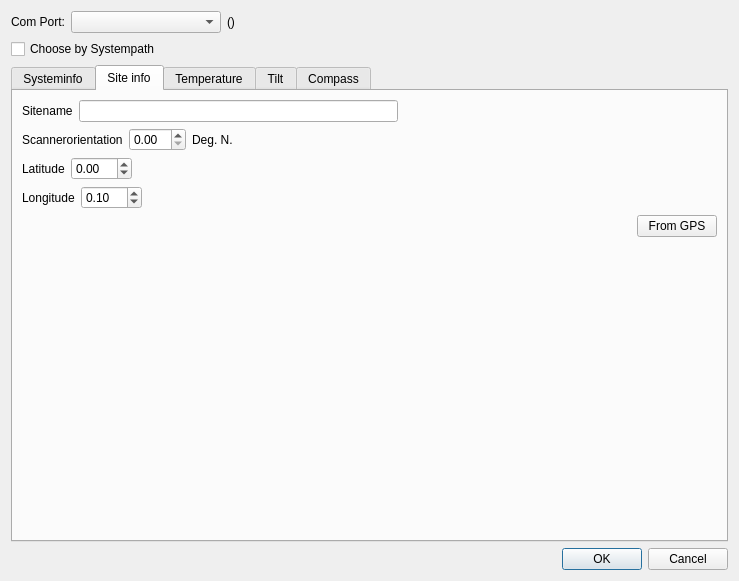
<?xml version="1.0" encoding="UTF-8"?>
<ui version="4.0">
 <class>TfrmTempctrl</class>
 <widget class="QDialog" name="TfrmTempctrl">
  <property name="geometry">
   <rect>
    <x>0</x>
    <y>0</y>
    <width>739</width>
    <height>581</height>
   </rect>
  </property>
  <property name="windowTitle">
   <string>Dialog</string>
  </property>
  <layout class="QGridLayout" name="gridLayout">
   <item row="0" column="0">
    <layout class="QVBoxLayout" name="verticalLayout_2">
     <item>
      <layout class="QVBoxLayout" name="verticalLayout_3">
       <item>
        <layout class="QHBoxLayout" name="horizontalLayout_2">
         <item>
          <widget class="QLabel" name="label_3">
           <property name="text">
            <string>Com Port:</string>
           </property>
          </widget>
         </item>
         <item>
          <widget class="QComboBox" name="cbCOMPort">
           <property name="minimumSize">
            <size>
             <width>150</width>
             <height>0</height>
            </size>
           </property>
           <property name="editable">
            <bool>false</bool>
           </property>
          </widget>
         </item>
         <item>
          <widget class="QLabel" name="lblFixedName">
           <property name="text">
            <string>()</string>
           </property>
          </widget>
         </item>
         <item>
          <spacer name="horizontalSpacer_2">
           <property name="orientation">
            <enum>Qt::Horizontal</enum>
           </property>
           <property name="sizeHint" stdset="0">
            <size>
             <width>40</width>
             <height>20</height>
            </size>
           </property>
          </spacer>
         </item>
        </layout>
       </item>
       <item>
        <widget class="QCheckBox" name="chbComBySysPath">
         <property name="text">
          <string>Choose by Systempath</string>
         </property>
        </widget>
       </item>
      </layout>
     </item>
     <item>
      <widget class="QTabWidget" name="tabWidget">
       <property name="enabled">
        <bool>true</bool>
       </property>
       <property name="currentIndex">
        <number>1</number>
       </property>
       <widget class="QWidget" name="tab">
        <attribute name="title">
         <string>Systeminfo</string>
        </attribute>
        <layout class="QGridLayout" name="gridLayout_5">
         <item row="0" column="0">
          <layout class="QVBoxLayout" name="verticalLayout_5">
           <property name="sizeConstraint">
            <enum>QLayout::SetMaximumSize</enum>
           </property>
           <item>
            <layout class="QHBoxLayout" name="horizontalLayout_5">
             <item>
              <spacer name="horizontalSpacer_4">
               <property name="orientation">
                <enum>Qt::Horizontal</enum>
               </property>
               <property name="sizeHint" stdset="0">
                <size>
                 <width>40</width>
                 <height>20</height>
                </size>
               </property>
              </spacer>
             </item>
             <item>
              <layout class="QVBoxLayout" name="verticalLayout_8">
               <item>
                <layout class="QHBoxLayout" name="loDeviceType">
                 <item>
                  <layout class="QHBoxLayout" name="horizontalLayout_27">
                   <item>
                    <spacer name="horizontalSpacer_20">
                     <property name="orientation">
                      <enum>Qt::Horizontal</enum>
                     </property>
                     <property name="sizeHint" stdset="0">
                      <size>
                       <width>40</width>
                       <height>20</height>
                      </size>
                     </property>
                    </spacer>
                   </item>
                   <item>
                    <widget class="QLabel" name="label_6">
                     <property name="text">
                      <string>Devicetype:</string>
                     </property>
                    </widget>
                   </item>
                  </layout>
                 </item>
                 <item>
                  <layout class="QHBoxLayout" name="horizontalLayout_26">
                   <item>
                    <widget class="QLabel" name="lblDeviceType">
                     <property name="text">
                      <string>-</string>
                     </property>
                    </widget>
                   </item>
                   <item>
                    <spacer name="horizontalSpacer_19">
                     <property name="orientation">
                      <enum>Qt::Horizontal</enum>
                     </property>
                     <property name="sizeHint" stdset="0">
                      <size>
                       <width>40</width>
                       <height>20</height>
                      </size>
                     </property>
                    </spacer>
                   </item>
                  </layout>
                 </item>
                </layout>
               </item>
               <item>
                <layout class="QHBoxLayout" name="loFirmwareHash">
                 <item>
                  <layout class="QHBoxLayout" name="horizontalLayout_23">
                   <item>
                    <spacer name="horizontalSpacer_17">
                     <property name="orientation">
                      <enum>Qt::Horizontal</enum>
                     </property>
                     <property name="sizeHint" stdset="0">
                      <size>
                       <width>40</width>
                       <height>20</height>
                      </size>
                     </property>
                    </spacer>
                   </item>
                   <item>
                    <widget class="QLabel" name="label_8">
                     <property name="text">
                      <string>Firmwarehash:</string>
                     </property>
                    </widget>
                   </item>
                  </layout>
                 </item>
                 <item>
                  <layout class="QHBoxLayout" name="horizontalLayout_22">
                   <item>
                    <widget class="QLabel" name="lblFirmwarehash">
                     <property name="text">
                      <string>-</string>
                     </property>
                    </widget>
                   </item>
                   <item>
                    <spacer name="horizontalSpacer_18">
                     <property name="orientation">
                      <enum>Qt::Horizontal</enum>
                     </property>
                     <property name="sizeHint" stdset="0">
                      <size>
                       <width>40</width>
                       <height>20</height>
                      </size>
                     </property>
                    </spacer>
                   </item>
                  </layout>
                 </item>
                </layout>
               </item>
               <item>
                <layout class="QHBoxLayout" name="loSerialNumber">
                 <item>
                  <layout class="QHBoxLayout" name="horizontalLayout_20">
                   <item>
                    <spacer name="horizontalSpacer_15">
                     <property name="orientation">
                      <enum>Qt::Horizontal</enum>
                     </property>
                     <property name="sizeHint" stdset="0">
                      <size>
                       <width>40</width>
                       <height>20</height>
                      </size>
                     </property>
                    </spacer>
                   </item>
                   <item>
                    <widget class="QLabel" name="label_10">
                     <property name="text">
                      <string>Serialnumber:</string>
                     </property>
                    </widget>
                   </item>
                  </layout>
                 </item>
                 <item>
                  <layout class="QHBoxLayout" name="horizontalLayout_19">
                   <item>
                    <widget class="QLabel" name="lblDeviceSerialNumber">
                     <property name="text">
                      <string>-</string>
                     </property>
                    </widget>
                   </item>
                   <item>
                    <spacer name="horizontalSpacer_16">
                     <property name="orientation">
                      <enum>Qt::Horizontal</enum>
                     </property>
                     <property name="sizeHint" stdset="0">
                      <size>
                       <width>40</width>
                       <height>20</height>
                      </size>
                     </property>
                    </spacer>
                   </item>
                   <item>
                    <widget class="QPushButton" name="btnSetSerialNumber">
                     <property name="text">
                      <string>config</string>
                     </property>
                    </widget>
                   </item>
                  </layout>
                 </item>
                </layout>
               </item>
               <item>
                <spacer name="verticalSpacer_8">
                 <property name="orientation">
                  <enum>Qt::Vertical</enum>
                 </property>
                 <property name="sizeHint" stdset="0">
                  <size>
                   <width>20</width>
                   <height>40</height>
                  </size>
                 </property>
                </spacer>
               </item>
               <item>
                <layout class="QHBoxLayout" name="loShutterPosition">
                 <item>
                  <layout class="QHBoxLayout" name="horizontalLayout_13">
                   <item>
                    <spacer name="horizontalSpacer_10">
                     <property name="orientation">
                      <enum>Qt::Horizontal</enum>
                     </property>
                     <property name="sizeHint" stdset="0">
                      <size>
                       <width>40</width>
                       <height>20</height>
                      </size>
                     </property>
                    </spacer>
                   </item>
                   <item>
                    <widget class="QLabel" name="label_14">
                     <property name="text">
                      <string>Shutter closed position:</string>
                     </property>
                    </widget>
                   </item>
                  </layout>
                 </item>
                 <item>
                  <layout class="QHBoxLayout" name="horizontalLayout_12">
                   <item>
                    <widget class="QLabel" name="lblShutterClosePos">
                     <property name="text">
                      <string>-</string>
                     </property>
                    </widget>
                   </item>
                   <item>
                    <spacer name="horizontalSpacer_8">
                     <property name="orientation">
                      <enum>Qt::Horizontal</enum>
                     </property>
                     <property name="sizeHint" stdset="0">
                      <size>
                       <width>40</width>
                       <height>20</height>
                      </size>
                     </property>
                    </spacer>
                   </item>
                   <item>
                    <widget class="QPushButton" name="btnShutterPosUp">
                     <property name="maximumSize">
                      <size>
                       <width>25</width>
                       <height>16777215</height>
                      </size>
                     </property>
                     <property name="text">
                      <string>+</string>
                     </property>
                    </widget>
                   </item>
                   <item>
                    <widget class="QPushButton" name="btnShutterPosDown">
                     <property name="sizePolicy">
                      <sizepolicy hsizetype="Maximum" vsizetype="Fixed">
                       <horstretch>0</horstretch>
                       <verstretch>0</verstretch>
                      </sizepolicy>
                     </property>
                     <property name="minimumSize">
                      <size>
                       <width>0</width>
                       <height>0</height>
                      </size>
                     </property>
                     <property name="maximumSize">
                      <size>
                       <width>25</width>
                       <height>16777215</height>
                      </size>
                     </property>
                     <property name="text">
                      <string>-</string>
                     </property>
                     <property name="autoRepeatDelay">
                      <number>104</number>
                     </property>
                    </widget>
                   </item>
                   <item>
                    <widget class="QPushButton" name="btnSetShutterClosePos">
                     <property name="maximumSize">
                      <size>
                       <width>30</width>
                       <height>16777215</height>
                      </size>
                     </property>
                     <property name="text">
                      <string>set</string>
                     </property>
                    </widget>
                   </item>
                  </layout>
                 </item>
                </layout>
               </item>
               <item>
                <layout class="QHBoxLayout" name="loShutterState">
                 <item>
                  <layout class="QHBoxLayout" name="horizontalLayout_10">
                   <item>
                    <spacer name="horizontalSpacer_9">
                     <property name="orientation">
                      <enum>Qt::Horizontal</enum>
                     </property>
                     <property name="sizeHint" stdset="0">
                      <size>
                       <width>40</width>
                       <height>20</height>
                      </size>
                     </property>
                    </spacer>
                   </item>
                   <item>
                    <widget class="QLabel" name="label_12">
                     <property name="text">
                      <string>Shutterstate:</string>
                     </property>
                    </widget>
                   </item>
                  </layout>
                 </item>
                 <item>
                  <layout class="QHBoxLayout" name="horizontalLayout_9">
                   <item>
                    <widget class="QLabel" name="lblShutterState">
                     <property name="text">
                      <string>-</string>
                     </property>
                    </widget>
                   </item>
                   <item>
                    <spacer name="horizontalSpacer_7">
                     <property name="orientation">
                      <enum>Qt::Horizontal</enum>
                     </property>
                     <property name="sizeHint" stdset="0">
                      <size>
                       <width>40</width>
                       <height>20</height>
                      </size>
                     </property>
                    </spacer>
                   </item>
                   <item>
                    <widget class="QPushButton" name="btnMotHome">
                     <property name="cursor">
                      <cursorShape>ArrowCursor</cursorShape>
                     </property>
                     <property name="text">
                      <string>Motor Home</string>
                     </property>
                    </widget>
                   </item>
                  </layout>
                 </item>
                </layout>
               </item>
               <item>
                <layout class="QHBoxLayout" name="loZenithMaxDoasPosition">
                 <item>
                  <layout class="QHBoxLayout" name="horizontalLayout_15">
                   <item>
                    <spacer name="horizontalSpacer_11">
                     <property name="orientation">
                      <enum>Qt::Horizontal</enum>
                     </property>
                     <property name="sizeHint" stdset="0">
                      <size>
                       <width>40</width>
                       <height>20</height>
                      </size>
                     </property>
                    </spacer>
                   </item>
                   <item>
                    <widget class="QLabel" name="label_16">
                     <property name="text">
                      <string>Zenithposition:</string>
                     </property>
                    </widget>
                   </item>
                  </layout>
                 </item>
                 <item>
                  <layout class="QHBoxLayout" name="horizontalLayout_14">
                   <item>
                    <widget class="QLabel" name="lblZenithposition">
                     <property name="text">
                      <string>-</string>
                     </property>
                    </widget>
                   </item>
                   <item>
                    <spacer name="horizontalSpacer_12">
                     <property name="orientation">
                      <enum>Qt::Horizontal</enum>
                     </property>
                     <property name="sizeHint" stdset="0">
                      <size>
                       <width>40</width>
                       <height>20</height>
                      </size>
                     </property>
                    </spacer>
                   </item>
                   <item>
                    <widget class="QPushButton" name="btnZenithMotUp">
                     <property name="sizePolicy">
                      <sizepolicy hsizetype="Maximum" vsizetype="Fixed">
                       <horstretch>0</horstretch>
                       <verstretch>0</verstretch>
                      </sizepolicy>
                     </property>
                     <property name="maximumSize">
                      <size>
                       <width>25</width>
                       <height>16777215</height>
                      </size>
                     </property>
                     <property name="text">
                      <string>+</string>
                     </property>
                    </widget>
                   </item>
                   <item>
                    <widget class="QPushButton" name="btnZenithMotDown">
                     <property name="maximumSize">
                      <size>
                       <width>25</width>
                       <height>16777215</height>
                      </size>
                     </property>
                     <property name="text">
                      <string>-</string>
                     </property>
                    </widget>
                   </item>
                   <item>
                    <widget class="QPushButton" name="btnSetZenithPos">
                     <property name="maximumSize">
                      <size>
                       <width>30</width>
                       <height>16777215</height>
                      </size>
                     </property>
                     <property name="text">
                      <string>set</string>
                     </property>
                    </widget>
                   </item>
                  </layout>
                 </item>
                </layout>
               </item>
               <item>
                <layout class="QHBoxLayout" name="loTiltcalibration">
                 <item>
                  <layout class="QHBoxLayout" name="horizontalLayout_29">
                   <item>
                    <spacer name="horizontalSpacer_21">
                     <property name="orientation">
                      <enum>Qt::Horizontal</enum>
                     </property>
                     <property name="sizeHint" stdset="0">
                      <size>
                       <width>40</width>
                       <height>20</height>
                      </size>
                     </property>
                    </spacer>
                   </item>
                   <item>
                    <widget class="QLabel" name="label_7">
                     <property name="text">
                      <string>Tilt calibration(x[min,max],y[min,max]):</string>
                     </property>
                    </widget>
                   </item>
                  </layout>
                 </item>
                 <item>
                  <layout class="QHBoxLayout" name="horizontalLayout_28">
                   <item>
                    <widget class="QLabel" name="lblTiltCalibration">
                     <property name="text">
                      <string>-</string>
                     </property>
                    </widget>
                   </item>
                   <item>
                    <spacer name="horizontalSpacer_26">
                     <property name="orientation">
                      <enum>Qt::Horizontal</enum>
                     </property>
                     <property name="sizeHint" stdset="0">
                      <size>
                       <width>40</width>
                       <height>20</height>
                      </size>
                     </property>
                    </spacer>
                   </item>
                   <item>
                    <widget class="QPushButton" name="btnTiltCalibration">
                     <property name="text">
                      <string>start cal</string>
                     </property>
                    </widget>
                   </item>
                  </layout>
                 </item>
                </layout>
               </item>
               <item>
                <layout class="QHBoxLayout" name="loTiltDirection">
                 <item>
                  <layout class="QHBoxLayout" name="horizontalLayout_17">
                   <item>
                    <spacer name="horizontalSpacer_13">
                     <property name="orientation">
                      <enum>Qt::Horizontal</enum>
                     </property>
                     <property name="sizeHint" stdset="0">
                      <size>
                       <width>40</width>
                       <height>20</height>
                      </size>
                     </property>
                    </spacer>
                   </item>
                   <item>
                    <widget class="QLabel" name="label_18">
                     <property name="text">
                      <string>Tiltdirection:</string>
                     </property>
                    </widget>
                   </item>
                  </layout>
                 </item>
                 <item>
                  <layout class="QHBoxLayout" name="horizontalLayout_16">
                   <item>
                    <widget class="QLabel" name="lblTiltDirection">
                     <property name="text">
                      <string>-</string>
                     </property>
                    </widget>
                   </item>
                   <item>
                    <spacer name="horizontalSpacer_14">
                     <property name="orientation">
                      <enum>Qt::Horizontal</enum>
                     </property>
                     <property name="sizeHint" stdset="0">
                      <size>
                       <width>40</width>
                       <height>20</height>
                      </size>
                     </property>
                    </spacer>
                   </item>
                   <item>
                    <widget class="QPushButton" name="btnTiltSetAsZenith">
                     <property name="text">
                      <string>Set as Zenith</string>
                     </property>
                    </widget>
                   </item>
                  </layout>
                 </item>
                </layout>
               </item>
               <item>
                <layout class="QHBoxLayout" name="loScannerTemperature">
                 <item>
                  <layout class="QHBoxLayout" name="horizontalLayout_32">
                   <item>
                    <spacer name="horizontalSpacer_22">
                     <property name="orientation">
                      <enum>Qt::Horizontal</enum>
                     </property>
                     <property name="sizeHint" stdset="0">
                      <size>
                       <width>40</width>
                       <height>20</height>
                      </size>
                     </property>
                    </spacer>
                   </item>
                   <item>
                    <widget class="QLabel" name="label_9">
                     <property name="text">
                      <string>ScannerTemperature:</string>
                     </property>
                    </widget>
                   </item>
                  </layout>
                 </item>
                 <item>
                  <layout class="QHBoxLayout" name="horizontalLayout_30">
                   <item>
                    <widget class="QLabel" name="lblScannerTemperature">
                     <property name="text">
                      <string>-</string>
                     </property>
                    </widget>
                   </item>
                   <item>
                    <spacer name="horizontalSpacer_23">
                     <property name="orientation">
                      <enum>Qt::Horizontal</enum>
                     </property>
                     <property name="sizeHint" stdset="0">
                      <size>
                       <width>40</width>
                       <height>20</height>
                      </size>
                     </property>
                    </spacer>
                   </item>
                  </layout>
                 </item>
                </layout>
               </item>
               <item>
                <layout class="QHBoxLayout" name="loEndswitch">
                 <item>
                  <layout class="QHBoxLayout" name="loEndswitch_dsfsdf">
                   <item>
                    <spacer name="horizontalSpacer_24">
                     <property name="orientation">
                      <enum>Qt::Horizontal</enum>
                     </property>
                     <property name="sizeHint" stdset="0">
                      <size>
                       <width>40</width>
                       <height>20</height>
                      </size>
                     </property>
                    </spacer>
                   </item>
                   <item>
                    <widget class="QLabel" name="label_11">
                     <property name="text">
                      <string>Endswitchstate:</string>
                     </property>
                    </widget>
                   </item>
                  </layout>
                 </item>
                 <item>
                  <layout class="QHBoxLayout" name="horizontalLayout_7">
                   <item>
                    <widget class="QLabel" name="lblEndSwitchstate">
                     <property name="text">
                      <string>-</string>
                     </property>
                    </widget>
                   </item>
                   <item>
                    <spacer name="horizontalSpacer_25">
                     <property name="orientation">
                      <enum>Qt::Horizontal</enum>
                     </property>
                     <property name="sizeHint" stdset="0">
                      <size>
                       <width>40</width>
                       <height>20</height>
                      </size>
                     </property>
                    </spacer>
                   </item>
                  </layout>
                 </item>
                </layout>
               </item>
               <item>
                <layout class="QHBoxLayout" name="loincrementby">
                 <item>
                  <spacer name="horizontalSpacer_27">
                   <property name="orientation">
                    <enum>Qt::Horizontal</enum>
                   </property>
                   <property name="sizeHint" stdset="0">
                    <size>
                     <width>40</width>
                     <height>20</height>
                    </size>
                   </property>
                  </spacer>
                 </item>
                 <item>
                  <widget class="QLabel" name="label_13">
                   <property name="text">
                    <string>Increment by:</string>
                   </property>
                  </widget>
                 </item>
                 <item>
                  <widget class="QSpinBox" name="spbIncrementBy">
                   <property name="maximum">
                    <number>1000</number>
                   </property>
                   <property name="value">
                    <number>10</number>
                   </property>
                  </widget>
                 </item>
                </layout>
               </item>
               <item>
                <spacer name="verticalSpacer_6">
                 <property name="orientation">
                  <enum>Qt::Vertical</enum>
                 </property>
                 <property name="sizeHint" stdset="0">
                  <size>
                   <width>20</width>
                   <height>40</height>
                  </size>
                 </property>
                </spacer>
               </item>
              </layout>
             </item>
             <item>
              <spacer name="horizontalSpacer_6">
               <property name="orientation">
                <enum>Qt::Horizontal</enum>
               </property>
               <property name="sizeHint" stdset="0">
                <size>
                 <width>40</width>
                 <height>20</height>
                </size>
               </property>
              </spacer>
             </item>
            </layout>
           </item>
          </layout>
         </item>
        </layout>
       </widget>
       <widget class="QWidget" name="tab_2">
        <attribute name="title">
         <string>Site info</string>
        </attribute>
        <layout class="QGridLayout" name="gridLayout_6">
         <item row="7" column="0">
          <spacer name="verticalSpacer_5">
           <property name="orientation">
            <enum>Qt::Vertical</enum>
           </property>
           <property name="sizeHint" stdset="0">
            <size>
             <width>20</width>
             <height>40</height>
            </size>
           </property>
          </spacer>
         </item>
         <item row="2" column="0">
          <layout class="QHBoxLayout" name="horizontalLayout_11">
           <item>
            <widget class="QLabel" name="label_17">
             <property name="text">
              <string>Scannerorientation</string>
             </property>
            </widget>
           </item>
           <item>
            <widget class="QDoubleSpinBox" name="spbScannerdirection"/>
           </item>
           <item>
            <widget class="QLabel" name="label_19">
             <property name="text">
              <string>Deg. N.</string>
             </property>
            </widget>
           </item>
           <item>
            <spacer name="horizontalSpacer_29">
             <property name="orientation">
              <enum>Qt::Horizontal</enum>
             </property>
             <property name="sizeHint" stdset="0">
              <size>
               <width>40</width>
               <height>20</height>
              </size>
             </property>
            </spacer>
           </item>
          </layout>
         </item>
         <item row="1" column="0">
          <layout class="QHBoxLayout" name="horizontalLayout_8">
           <item>
            <widget class="QLabel" name="label_15">
             <property name="text">
              <string>Sitename</string>
             </property>
            </widget>
           </item>
           <item>
            <widget class="QLineEdit" name="lieSiteName"/>
           </item>
           <item>
            <spacer name="horizontalSpacer_28">
             <property name="orientation">
              <enum>Qt::Horizontal</enum>
             </property>
             <property name="sizeHint" stdset="0">
              <size>
               <width>40</width>
               <height>20</height>
              </size>
             </property>
            </spacer>
           </item>
          </layout>
         </item>
         <item row="3" column="0">
          <layout class="QHBoxLayout" name="horizontalLayout_18">
           <item>
            <widget class="QLabel" name="label_20">
             <property name="text">
              <string>Latitude</string>
             </property>
            </widget>
           </item>
           <item>
            <widget class="QDoubleSpinBox" name="spbLatitude">
             <property name="minimum">
              <double>-99.989999999999995</double>
             </property>
            </widget>
           </item>
           <item>
            <spacer name="horizontalSpacer_30">
             <property name="orientation">
              <enum>Qt::Horizontal</enum>
             </property>
             <property name="sizeHint" stdset="0">
              <size>
               <width>40</width>
               <height>20</height>
              </size>
             </property>
            </spacer>
           </item>
          </layout>
         </item>
         <item row="5" column="0">
          <layout class="QHBoxLayout" name="horizontalLayout_21">
           <item>
            <widget class="QLabel" name="label_21">
             <property name="text">
              <string>Longitude</string>
             </property>
            </widget>
           </item>
           <item>
            <widget class="QDoubleSpinBox" name="spbLongitude">
             <property name="minimum">
              <double>-99.989999999999995</double>
             </property>
             <property name="value">
              <double>0.100000000000000</double>
             </property>
            </widget>
           </item>
           <item>
            <spacer name="horizontalSpacer_31">
             <property name="orientation">
              <enum>Qt::Horizontal</enum>
             </property>
             <property name="sizeHint" stdset="0">
              <size>
               <width>40</width>
               <height>20</height>
              </size>
             </property>
            </spacer>
           </item>
          </layout>
         </item>
         <item row="6" column="0">
          <layout class="QHBoxLayout" name="horizontalLayout_6">
           <item>
            <spacer name="horizontalSpacer_32">
             <property name="orientation">
              <enum>Qt::Horizontal</enum>
             </property>
             <property name="sizeHint" stdset="0">
              <size>
               <width>40</width>
               <height>20</height>
              </size>
             </property>
            </spacer>
           </item>
           <item>
            <widget class="QPushButton" name="btnPositionFromGPS">
             <property name="text">
              <string>From GPS</string>
             </property>
            </widget>
           </item>
          </layout>
         </item>
        </layout>
       </widget>
       <widget class="QWidget" name="tabTemp">
        <attribute name="title">
         <string>Temperature</string>
        </attribute>
        <layout class="QGridLayout" name="gridLayout_3">
         <item row="0" column="0">
          <layout class="QVBoxLayout" name="verticalLayout">
           <item>
            <layout class="QHBoxLayout" name="hbox">
             <item>
              <spacer name="verticalSpacer">
               <property name="orientation">
                <enum>Qt::Vertical</enum>
               </property>
               <property name="sizeHint" stdset="0">
                <size>
                 <width>20</width>
                 <height>40</height>
                </size>
               </property>
              </spacer>
             </item>
            </layout>
           </item>
           <item>
            <layout class="QHBoxLayout" name="horizontalLayout">
             <item>
              <widget class="QLabel" name="label">
               <property name="text">
                <string>Target temp.</string>
               </property>
              </widget>
             </item>
             <item>
              <widget class="QDoubleSpinBox" name="sedtTargetTemp">
               <property name="minimumSize">
                <size>
                 <width>100</width>
                 <height>0</height>
                </size>
               </property>
               <property name="decimals">
                <number>1</number>
               </property>
               <property name="minimum">
                <double>-50.000000000000000</double>
               </property>
               <property name="singleStep">
                <double>0.500000000000000</double>
               </property>
               <property name="value">
                <double>20.000000000000000</double>
               </property>
              </widget>
             </item>
             <item>
              <widget class="QLabel" name="label_2">
               <property name="text">
                <string>°C</string>
               </property>
              </widget>
             </item>
             <item>
              <spacer name="horizontalSpacer">
               <property name="orientation">
                <enum>Qt::Horizontal</enum>
               </property>
               <property name="sizeHint" stdset="0">
                <size>
                 <width>40</width>
                 <height>20</height>
                </size>
               </property>
              </spacer>
             </item>
            </layout>
           </item>
          </layout>
         </item>
        </layout>
       </widget>
       <widget class="QWidget" name="tabTilt">
        <attribute name="title">
         <string>Tilt</string>
        </attribute>
        <layout class="QGridLayout" name="gridLayout_2">
         <item row="0" column="0">
          <layout class="QHBoxLayout" name="horizontalLayout_3">
           <item>
            <layout class="QVBoxLayout" name="tiltlayout">
             <item>
              <spacer name="horizontalSpacer_3">
               <property name="orientation">
                <enum>Qt::Horizontal</enum>
               </property>
               <property name="sizeHint" stdset="0">
                <size>
                 <width>40</width>
                 <height>20</height>
                </size>
               </property>
              </spacer>
             </item>
            </layout>
           </item>
           <item>
            <widget class="Line" name="line">
             <property name="orientation">
              <enum>Qt::Vertical</enum>
             </property>
            </widget>
           </item>
           <item>
            <layout class="QVBoxLayout" name="verticalLayout_4">
             <item>
              <widget class="QLabel" name="lblTiltRoll">
               <property name="text">
                <string>Roll:</string>
               </property>
              </widget>
             </item>
             <item>
              <widget class="QLabel" name="lblTiltPitch">
               <property name="text">
                <string>Pitch:</string>
               </property>
              </widget>
             </item>
             <item>
              <spacer name="verticalSpacer_4">
               <property name="orientation">
                <enum>Qt::Vertical</enum>
               </property>
               <property name="sizeHint" stdset="0">
                <size>
                 <width>20</width>
                 <height>40</height>
                </size>
               </property>
              </spacer>
             </item>
             <item>
              <widget class="QPushButton" name="btnSetTiltToZero">
               <property name="text">
                <string>Set to Zero</string>
               </property>
              </widget>
             </item>
             <item>
              <spacer name="verticalSpacer_3">
               <property name="orientation">
                <enum>Qt::Vertical</enum>
               </property>
               <property name="sizeHint" stdset="0">
                <size>
                 <width>20</width>
                 <height>40</height>
                </size>
               </property>
              </spacer>
             </item>
             <item>
              <widget class="QLabel" name="label_5">
               <property name="text">
                <string>Gain:</string>
               </property>
              </widget>
             </item>
             <item>
              <widget class="QLabel" name="label_4">
               <property name="minimumSize">
                <size>
                 <width>150</width>
                 <height>0</height>
                </size>
               </property>
               <property name="frameShape">
                <enum>QFrame::NoFrame</enum>
               </property>
               <property name="lineWidth">
                <number>0</number>
               </property>
               <property name="text">
                <string>Resolution:</string>
               </property>
              </widget>
             </item>
            </layout>
           </item>
          </layout>
         </item>
        </layout>
       </widget>
       <widget class="QWidget" name="tabCompass">
        <property name="enabled">
         <bool>false</bool>
        </property>
        <attribute name="title">
         <string>Compass</string>
        </attribute>
        <layout class="QGridLayout" name="gridLayout_4">
         <item row="0" column="0">
          <layout class="QHBoxLayout" name="horizontalLayout_4">
           <item>
            <layout class="QVBoxLayout" name="verticalLayout_7">
             <item>
              <spacer name="horizontalSpacer_5">
               <property name="orientation">
                <enum>Qt::Horizontal</enum>
               </property>
               <property name="sizeHint" stdset="0">
                <size>
                 <width>40</width>
                 <height>20</height>
                </size>
               </property>
              </spacer>
             </item>
            </layout>
           </item>
           <item>
            <layout class="QVBoxLayout" name="verticalLayout_6">
             <item>
              <spacer name="verticalSpacer_2">
               <property name="orientation">
                <enum>Qt::Vertical</enum>
               </property>
               <property name="sizeHint" stdset="0">
                <size>
                 <width>20</width>
                 <height>40</height>
                </size>
               </property>
              </spacer>
             </item>
             <item>
              <widget class="QPushButton" name="btnCompassCalibrate">
               <property name="text">
                <string>Calibration mode</string>
               </property>
               <property name="checkable">
                <bool>true</bool>
               </property>
               <property name="autoDefault">
                <bool>true</bool>
               </property>
               <property name="default">
                <bool>false</bool>
               </property>
               <property name="flat">
                <bool>false</bool>
               </property>
              </widget>
             </item>
            </layout>
           </item>
          </layout>
         </item>
        </layout>
       </widget>
      </widget>
     </item>
     <item>
      <widget class="QDialogButtonBox" name="buttonBox">
       <property name="orientation">
        <enum>Qt::Horizontal</enum>
       </property>
       <property name="standardButtons">
        <set>QDialogButtonBox::Cancel|QDialogButtonBox::Ok</set>
       </property>
      </widget>
     </item>
    </layout>
   </item>
  </layout>
 </widget>
 <resources/>
 <connections>
  <connection>
   <sender>buttonBox</sender>
   <signal>accepted()</signal>
   <receiver>TfrmTempctrl</receiver>
   <slot>accept()</slot>
   <hints>
    <hint type="sourcelabel">
     <x>248</x>
     <y>254</y>
    </hint>
    <hint type="destinationlabel">
     <x>157</x>
     <y>274</y>
    </hint>
   </hints>
  </connection>
  <connection>
   <sender>buttonBox</sender>
   <signal>rejected()</signal>
   <receiver>TfrmTempctrl</receiver>
   <slot>reject()</slot>
   <hints>
    <hint type="sourcelabel">
     <x>316</x>
     <y>260</y>
    </hint>
    <hint type="destinationlabel">
     <x>286</x>
     <y>274</y>
    </hint>
   </hints>
  </connection>
 </connections>
</ui>
